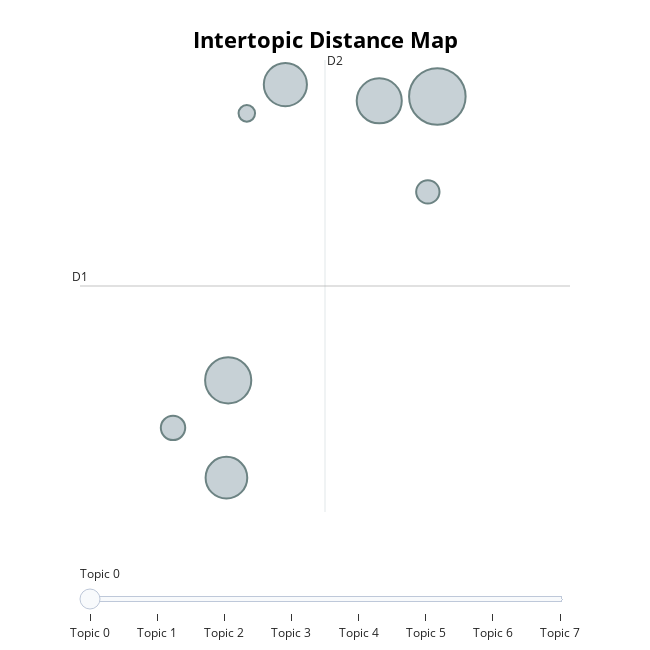

Notebook code for this chart:
### Code cell
model.visualize_topics()

### Figure 1 — Plotly figure (JSON) as saved in the notebook; plotly's stock layout.template omitted (floating-point values rounded to 4 significant figures)
{"data": [{"customdata": [[0, "roce | byl | po | století | na", 129], [1, "jsou | sloučeniny | energii | atomy | při", 86], [2, "film | český | získal | za | je", 82], [3, "je | sport | sportem | který | oblíbeným", 75], [4, "organismů | jsou | organismy | dna | živých", 70], [5, "reakce | chemické | prvky | periodická | exotermické", 24], [6, "buněk | je | proces | prostředí | univerzit", 22], [7, "atletika | turnaj | wimbledon | dálky | skok", 11]], "hovertemplate": "<b>Topic %{customdata[0]}</b><br>%{customdata[1]}<br>Size: %{customdata[2]}", "legendgroup": "", "marker": {"color": "#B0BEC5", "line": {"color": "DarkSlateGrey", "width": 2}, "size": [129, 86, 82, 75, 70, 24, 22, 11], "sizemode": "area", "sizeref": 0.08063, "symbol": "circle"}, "mode": "markers", "name": "", "orientation": "v", "showlegend": false, "type": "scatter", "x": [10.81, 8.257, 10.1, 8.956, 8.235, 7.582, 10.7, 8.485], "xaxis": "x", "y": [1.119, -0.9674, 1.087, 1.206, -1.683, -1.317, 0.4181, 0.9951], "yaxis": "y"}], "layout": {"annotations": [{"showarrow": false, "text": "D1", "x": 6.445, "y": -0.2739, "yshift": 10}, {"showarrow": false, "text": "D2", "x": 9.441, "xshift": 10, "y": 1.387}], "height": 650, "hoverlabel": {"bgcolor": "white", "font": {"family": "Rockwell", "size": 16}}, "legend": {"itemsizing": "constant", "tracegroupgap": 0}, "margin": {"t": 60}, "shapes": [{"line": {"color": "#CFD8DC", "width": 2}, "type": "line", "x0": 9.441, "x1": 9.441, "y0": -1.935, "y1": 1.387}, {"line": {"color": "#9E9E9E", "width": 2}, "type": "line", "x0": 6.445, "x1": 12.44, "y0": -0.2739, "y1": -0.2739}], "sliders": [{"active": 0, "pad": {"t": 50}, "steps": [{"args": [{"marker.color": [["red", "#B0BEC5", "#B0BEC5", "#B0BEC5", "#B0BEC5", "#B0BEC5", "#B0BEC5", "#B0BEC5"]]}], "label": "Topic 0", "method": "update"}, {"args": [{"marker.color": [["#B0BEC5", "red", "#B0BEC5", "#B0BEC5", "#B0BEC5", "#B0BEC5", "#B0BEC5", "#B0BEC5"]]}], "label": "Topic 1", "method": "update"}, {"args": [{"marker.color": [["#B0BEC5", "#B0BEC5", "red", "#B0BEC5", "#B0BEC5", "#B0BEC5", "#B0BEC5", "#B0BEC5"]]}], "label": "Topic 2", "method": "update"}, {"args": [{"marker.color": [["#B0BEC5", "#B0BEC5", "#B0BEC5", "red", "#B0BEC5", "#B0BEC5", "#B0BEC5", "#B0BEC5"]]}], "label": "Topic 3", "method": "update"}, {"args": [{"marker.color": [["#B0BEC5", "#B0BEC5", "#B0BEC5", "#B0BEC5", "red", "#B0BEC5", "#B0BEC5", "#B0BEC5"]]}], "label": "Topic 4", "method": "update"}, {"args": [{"marker.color": [["#B0BEC5", "#B0BEC5", "#B0BEC5", "#B0BEC5", "#B0BEC5", "red", "#B0BEC5", "#B0BEC5"]]}], "label": "Topic 5", "method": "update"}, {"args": [{"marker.color": [["#B0BEC5", "#B0BEC5", "#B0BEC5", "#B0BEC5", "#B0BEC5", "#B0BEC5", "red", "#B0BEC5"]]}], "label": "Topic 6", "method": "update"}, {"args": [{"marker.color": [["#B0BEC5", "#B0BEC5", "#B0BEC5", "#B0BEC5", "#B0BEC5", "#B0BEC5", "#B0BEC5", "red"]]}], "label": "Topic 7", "method": "update"}]}], "title": {"font": {"color": "Black", "size": 22}, "text": "<b>Intertopic Distance Map</b>", "x": 0.5, "xanchor": "center", "y": 0.95, "yanchor": "top"}, "width": 650, "xaxis": {"anchor": "y", "domain": [0, 1], "range": [6.445, 12.44], "title": {"text": ""}, "visible": false}, "yaxis": {"anchor": "x", "domain": [0, 1], "range": [-1.935, 1.387], "title": {"text": ""}, "visible": false}}}
